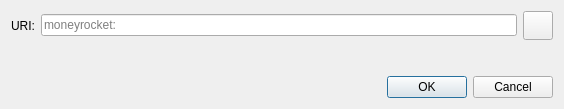
<?xml version="1.0" encoding="UTF-8"?>
<ui version="4.0">
 <class>OpenURIDialog</class>
 <widget class="QDialog" name="OpenURIDialog">
  <property name="geometry">
   <rect>
    <x>0</x>
    <y>0</y>
    <width>564</width>
    <height>109</height>
   </rect>
  </property>
  <property name="windowTitle">
   <string>Open moneyrocket URI</string>
  </property>
  <layout class="QVBoxLayout" name="verticalLayout">
   <item>
    <layout class="QHBoxLayout" name="horizontalLayout">
     <item>
      <widget class="QLabel" name="label">
       <property name="text">
        <string>URI:</string>
       </property>
      </widget>
     </item>
     <item>
      <widget class="QValidatedLineEdit" name="uriEdit">
       <property name="placeholderText">
        <string notr="true">moneyrocket:</string>
       </property>
      </widget>
     </item>
     <item>
      <widget class="QToolButton" name="pasteButton">
       <property name="toolTip">
        <string extracomment="Tooltip text for button that allows you to paste an address that is in your clipboard.">Paste address from clipboard</string>
       </property>
       <property name="text">
        <string/>
       </property>
       <property name="icon">
        <iconset resource="../moneyrocket.qrc">
         <normaloff>:/icons/editpaste</normaloff>:/icons/editpaste
        </iconset>
       </property>
       <property name="iconSize">
        <size>
         <width>22</width>
         <height>22</height>
        </size>
       </property>
      </widget>
     </item>
    </layout>
   </item>
   <item>
    <spacer name="verticalSpacer">
     <property name="orientation">
      <enum>Qt::Vertical</enum>
     </property>
     <property name="sizeHint" stdset="0">
      <size>
       <width>20</width>
       <height>40</height>
      </size>
     </property>
    </spacer>
   </item>
   <item>
    <widget class="QDialogButtonBox" name="buttonBox">
     <property name="orientation">
      <enum>Qt::Horizontal</enum>
     </property>
     <property name="standardButtons">
      <set>QDialogButtonBox::Cancel|QDialogButtonBox::Ok</set>
     </property>
    </widget>
   </item>
  </layout>
 </widget>
 <customwidgets>
  <customwidget>
   <class>QValidatedLineEdit</class>
   <extends>QLineEdit</extends>
   <header>qt/qvalidatedlineedit.h</header>
  </customwidget>
 </customwidgets>
 <resources/>
 <connections>
  <connection>
   <sender>buttonBox</sender>
   <signal>accepted()</signal>
   <receiver>OpenURIDialog</receiver>
   <slot>accept()</slot>
   <hints>
    <hint type="sourcelabel">
     <x>248</x>
     <y>254</y>
    </hint>
    <hint type="destinationlabel">
     <x>157</x>
     <y>274</y>
    </hint>
   </hints>
  </connection>
  <connection>
   <sender>buttonBox</sender>
   <signal>rejected()</signal>
   <receiver>OpenURIDialog</receiver>
   <slot>reject()</slot>
   <hints>
    <hint type="sourcelabel">
     <x>316</x>
     <y>260</y>
    </hint>
    <hint type="destinationlabel">
     <x>286</x>
     <y>274</y>
    </hint>
   </hints>
  </connection>
 </connections>
</ui>
